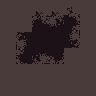

Rendered tile map (Tiled .tmx) drawn with the repository's tilesets; below, a short description and the full map source, tile grids included:
An orthogonal 6x6 tile map with 16x16 px tiles, 2 tile layers (Floor1, Floor2 (Decoration)).

<map version="1.2" tiledversion="1.2.1" orientation="orthogonal" renderorder="right-down" width="6" height="6" tilewidth="16" tileheight="16" infinite="0" nextlayerid="4" nextobjectid="1">
 <tileset firstgid="1" source="../../tilesets/actual/UltimateTileset.tsx" />
 <layer id="3" name="Floor1" width="6" height="6">
  <data encoding="csv">
113,113,113,113,113,113,
113,113,113,113,113,113,
113,113,113,113,113,113,
113,113,113,113,113,113,
113,113,113,113,113,113,
113,113,113,113,113,113
</data>
 </layer>
 <layer id="1" name="Floor2 (Decoration)" width="6" height="6">
  <data encoding="csv">
0,0,183,183,184,0,
0,0,199,200,179,0,
0,182,185,185,195,0,
0,198,177,178,0,0,
0,0,0,0,0,0,
0,0,0,0,0,0
</data>
 </layer>
</map>
